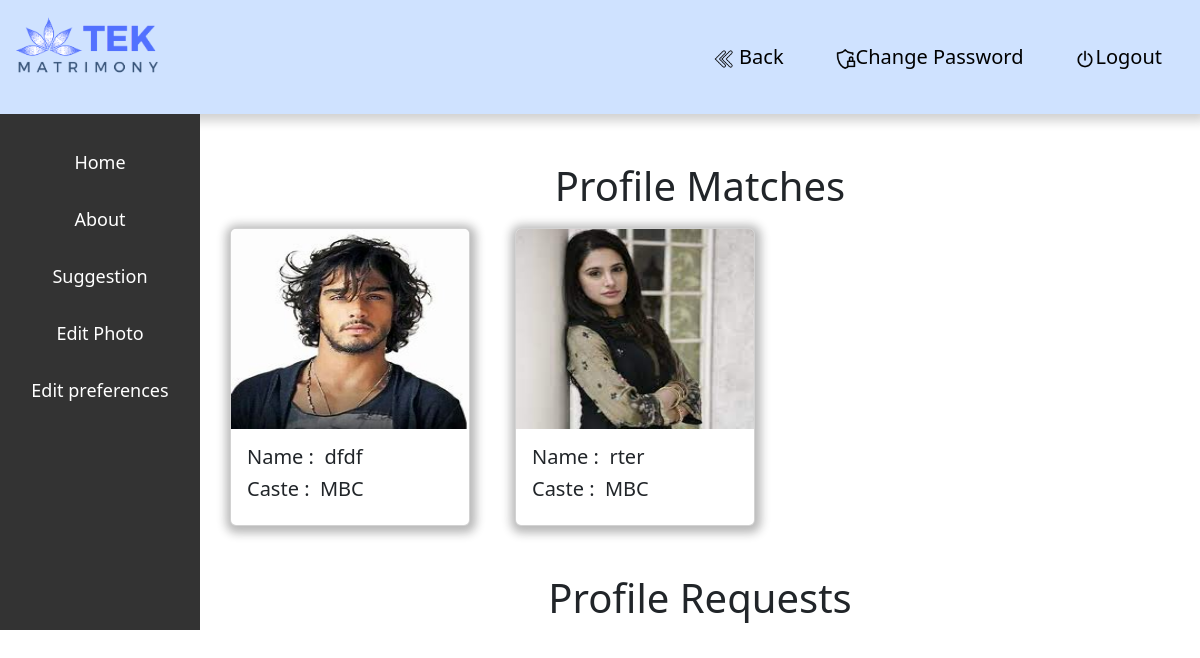
The app's page /promatches.php (signed in) with its own data.
### tables this page shows
CREATE TABLE `wedding` (
  `id` int(11) NOT NULL,
  `select` varchar(100) NOT NULL,
  `name` varchar(100) NOT NULL,
  `gender` varchar(100) NOT NULL,
  `mobile` varchar(11) NOT NULL,
  `dob` date NOT NULL,
  `religion` varchar(100) NOT NULL,
  `mother` varchar(100) NOT NULL,
  `email` varchar(100) NOT NULL,
  `password` varchar(100) NOT NULL,
  `caste` varchar(100) NOT NULL,
  `subcaste` varchar(100) NOT NULL,
  `gothram` varchar(100) NOT NULL,
  `suddha` varchar(100) NOT NULL,
  `marital` varchar(100) NOT NULL,
  `childrens` varchar(100) NOT NULL,
  `living` varchar(100) NOT NULL,
  `famstatus` varchar(100) NOT NULL,
  `famtype` varchar(100) NOT NULL,
  `famvalue` varchar(100) NOT NULL,
  `disability` varchar(100) NOT NULL,
  `highestedu` varchar(100) NOT NULL,
  `education` varchar(100) NOT NULL,
  `employed` varchar(100) NOT NULL,
  `occupation` varchar(100) NOT NULL,
  `annual` varchar(100) NOT NULL,
  `amount` varchar(100) NOT NULL,
  `location` varchar(100) NOT NULL,
  `state` varchar(100) NOT NULL,
  `comments` varchar(300) NOT NULL,
  `picture` varchar(100) NOT NULL,
  `otp` int(10) NOT NULL,
  `randmcd` varchar(100) NOT NULL
);

### promatches.php (the view, shortened to what this page needs)
<!-- <?php
require(__DIR__ . '/matbase.php');
?> -->
<!DOCTYPE html>
<html lang="en">
<head>
  <link href="https://cdn.jsdelivr.net/npm/bootstrap@5.3.1/dist/css/bootstrap.min.css" rel="stylesheet"
>
  <link href="https://cdn.jsdelivr.net/npm/bootstrap-icons@1.18.0/font/bootstrap-icons.css" rel="stylesheet">
</head>
<body>
  <div class="container-fluid">
    <div class="row bg-primary-subtle hd">
      <div class="nav-scroller mb-3 mt-3">
        <img src="../matrimony/img/tek_matrimony_logo.png" style="background-color: transparent; width: 150px" ; />
        <nav class="nav float-end" style="">
          <a href="admin8.php"> <button class="m-3 btnnn"><img src="img/left-arrows.png" width="20px" alt="">
          Back</button> </a>
          <a href="admin/passwordpage/password/admin%20pannel/pages/forms/cpass.php"><button class="m-3 btnnn"><img src="img/lock.png" width="20px" alt="">Change Password</button></a>
          <a href="index.php?xyz"><button class="m-3 btnnn"><img src="img/turn-off.png" width="20px"
                alt="">Logout</button></a>
        </nav>
      </div>
    </div>
  </div>
  <div class="container-fluid">
    <div class="row">
      <div class="sidebar col-md-2 col-xl-2">
        <a href="admin8.php">Home</a>
        <a href="aboutme.php">About</a>
        <a href="promatches.php">Suggestion</a>
        <a href="uploto1.php">Edit Photo</a>
        <a href="view11.php">Edit preferences</a>
      </div>
      <div class=" col-md-10 col-xl-10">
        <h1 class="display-6 text-center mt-5">Profile Matches</h1>
        <div class="row featurette">
          <?php
      $sss = $connect->prepare("select * from wedding where email='$_SESSION[loger]'");
      $sss->execute();
      $ppp = $sss->Fetch();
      if ($ppp['gender']=="Female")
       {
        $search = "Male";
      } else {
        $search = "Female";
      }
      ?>
          <?php
$logperson_caste=$ppp['caste'];
      $eee = $connect->prepare("select * from wedding where gender='$search' and caste='$logperson_caste' and subcaste='$ppp[subcaste]'");
      $eee->execute();
      $sss = $eee->fetchAll();
?>
            <?php
      foreach ($sss as $sss2) {
        ?>
            <div class="card" style="width: 15rem; display: inline-block; margin-right: 15px; margin-left: 30px; margin-top:10px;">
            <a href="view10.php?idxyz=<?php print $sss2['id'] ?>">
    <img src="img/<?php print $sss2['picture']; ?>" width="200px" height="200px" class="card-img-top mx-auto" />
</a>
              <div class="card-body">
                <h5 class="card-title">Name&nbsp;:&nbsp;
                  <?php print $sss2['name']?>
                </h5>
                <h5 class="card-title">Caste&nbsp;:&nbsp;
                  <?php print $sss2['caste']?>
                </h5>
              </div>
            </div>
            <?php
}
?>
        </div>
        <div class="text-center mt-5">
          <h1 class="display-6">Profile Requests</h1>
        </div>
      </div>
    </div>
  </div>
</body>
</html>

### promatches.php (style rules this page uses)
.card { box-shadow: 1px 2px 10px 5px rgba(20, 20, 20, 0.3); padding: 0px; transition: transform 0.3s, box-shadow 0.3s; }
.hd { box-shadow: 1px 2px 10px 5px rgba(20, 20, 20, 0.2); }
.btnnn { border: none; padding: 10px; background-color: transparent; font-size: 20px; border-radius: 10px; transition-duration: 0.6s; }
.sidebar { top: 0; left: 0; background-color: #333; padding-top: 20px; overflow-y: auto; }
.sidebar a { padding: 15px; text-align: center; text-decoration: none; font-size: 18px; color: white; display: block; }

### records on screen
wedding: picture (picture), name "dfdf", caste "MBC"
wedding: picture (picture), name "rter", caste "MBC"
